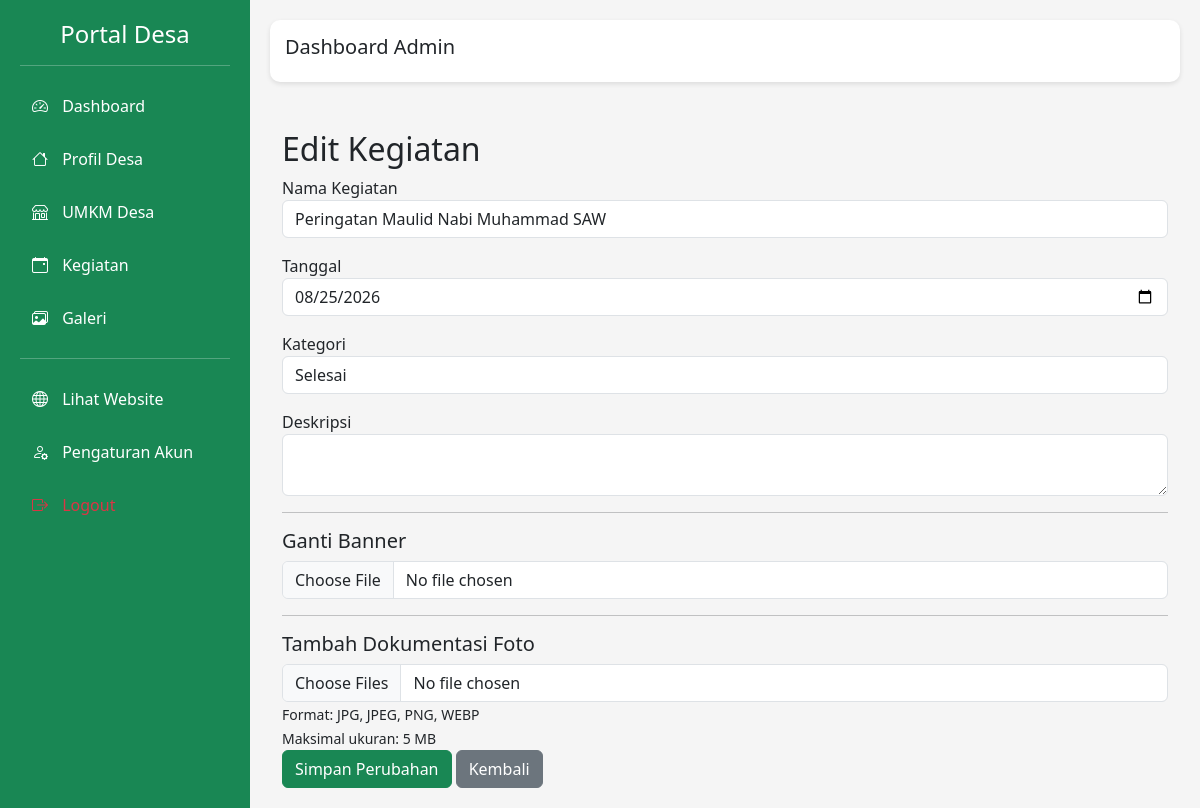
The app's page /admin/kegiatan/edit/1 (signed in) with its own data.
### models/kegiatan.py (models this page shows)
class Kegiatan(db.Model):
    __tablename__ = "kegiatan"
    id = db.Column(
        db.Integer,
        primary_key=True
    )
    nama = db.Column(
        db.String(200),
        nullable=False
    )
    tanggal = db.Column(
        db.Date
    )
    kategori = db.Column(
        db.String(50)
    )
    deskripsi = db.Column(
        db.Text
    )
    banner = db.Column(
        db.String(200)
    )
    dokumentasi = db.relationship(
        "Dokumentasi",
        backref="kegiatan",
        cascade="all, delete",
        lazy=True
    )

### routes/kegiatan_admin.py (the view, shortened to what this page needs)
@kegiatan_admin_bp.route(
    "/edit/<int:id>",
    methods=["GET", "POST"]
)
@login_required
def edit(id):
    kegiatan = Kegiatan.query.get_or_404(
        id
    )
    return render_template(
        "admin/kegiatan/edit.html",
        kegiatan=kegiatan
    )

### app.py (called while the page is built)
@login_manager.user_loader
def load_user(user_id):
    return User.query.get(int(user_id))

@app.context_processor
def utility_processor():
    def nama_bulan(bulan):
        daftar = [
            "",
            "Januari",
            "Februari",
            "Maret",
            "April",
            "Mei",
            "Juni",
            "Juli",
            "Agustus",
            "September",
            "Oktober",
            "November",
            "Desember"
        ]
        return daftar[bulan]
    def pindah(bulan,tahun,arah):
        bulan += arah
        if bulan < 1:
            bulan = 12
            tahun -= 1
        if bulan > 12:
            bulan = 1
            tahun += 1
        return {
            "bulan":bulan,
            "tahun":tahun
        }
    return dict(
        nama_bulan=nama_bulan,
        pindah=pindah
    )

### templates/admin/kegiatan/edit.html (shortened to what this page needs)
{% extends "admin/base_admin.html" %}
{% block content %}
<div class="container mt-5">
<h2>
Edit Kegiatan
</h2>
<form
method="POST"
enctype="multipart/form-data">
<div class="mb-3">
<label>
Nama Kegiatan
</label>
<input
name="nama"
class="form-control"
value="{{kegiatan.nama}}">
</div>
<div class="mb-3">
<label>
Tanggal
</label>
<input
type="date"
name="tanggal"
class="form-control"
value="{{kegiatan.tanggal}}">
</div>
<div class="mb-3">
<label>
Kategori
</label>
<select
name="kategori"
class="form-control">
<option value="SELESAI"
{% if kegiatan.kategori=="SELESAI" %}
selected
{% endif %}
>
Selesai
</option>
</select>
</div>
<div class="mb-3">
<label>
Deskripsi
</label>
<textarea
name="deskripsi"
class="form-control">{{kegiatan.deskripsi}}</textarea>
</div>
<hr>
<h5>
Ganti Banner
</h5>
<input
type="file"
name="banner"
class="form-control">
<hr>
<h5>
Tambah Dokumentasi Foto
</h5>
<input
type="file"
name="foto"
multiple
class="form-control">
<small>
Format: JPG, JPEG, PNG, WEBP
<br>
Maksimal ukuran: 5 MB
</small>
<br>
<button class="btn btn-success">
Simpan Perubahan
</button>
<a href="/admin/kegiatan"
class="btn btn-secondary">
Kembali
</a>
</form>
</div>
{% endblock %}

### static/css/admin.css (style rules this page uses)
body { margin:0; background:#f5f5f5; }

### records on screen
Kegiatan: nama "Peringatan Maulid Nabi Muhammad SAW", tanggal "08/25/2026", kategori "Selesai"
